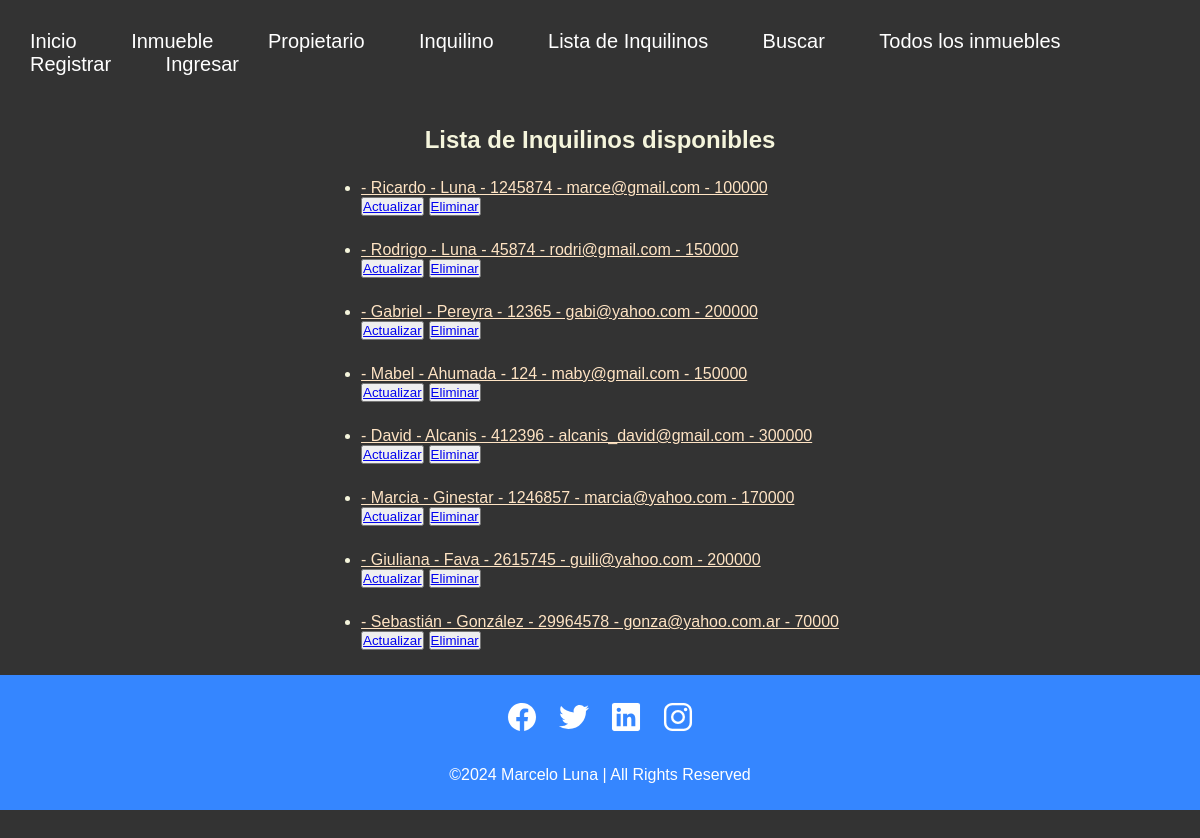
Page /lista-inquilino/ on the committed database.
### app/models.py (models this page shows)
class Inquilino(models.Model):
    nombre = models.CharField(max_length=30)
    apellido = models.CharField(max_length=30)
    telefono = models.IntegerField()
    mail = models.EmailField()
    valor_alquiler = models.IntegerField()
    def __str__(self):
        return f'''- {self.nombre}
                   - {self.apellido}
                   - {self.telefono}
                   - {self.mail}
                   - {self.valor_alquiler}'''

### app/views.py (the view)
# urls.py: path('lista-inquilino/', ListaIquilino.as_view(), name='lista_inquilinos'),
class ListaIquilino (ListView):
    model = Inquilino # utilizamos el modelo para buscar los registros de la tabla correspondiente
    template_name = 'inquilino_list.html' # definimos el html al que le pasaremos los registros como contexto
    context_object_name = 'inquilinos' # definimos el nombre de la variable de contexto

### app/templates/inquilino_list.html
{% extends 'padre.html' %}
{% block contenido_que_cambia %}
<h2>Lista de Inquilinos disponibles</h2>
<ul class="animate__animated animate__fadeInUp">
  {% for inquilino in inquilinos  %}
    <li style="margin-top: 25px;">
        <a href="{% url 'detalle_inquilino' inquilino.id %}" style="color: bisque;">
            {{inquilino}}
        </a>
    </li>
    <div style="display: flex; column-gap: 5px;">
      <button> <a href="{% url 'actualizar_inquilino' inquilino.id %}">Actualizar</a></button>
      <button> <a href="{% url 'eliminar_inquilino' inquilino.id %}">Eliminar</a></button>
    </div>
  {% endfor %}
</ul>
<a href="{% url 'crear_inquilino' %}" style="color: bisque; margin-top: 25px;" class="animate__animated animate__backInUp">Nuevo Inquilino</a>
{% endblock contenido_que_cambia %}

### app/static/css/estilos.css (style rules this page uses)
* { margin: 0; padding: 0; box-sizing: border-box; font-family: "Poppins", sans-serif; }
body { position: relative; margin: 0; padding-bottom: 3em; min-height: 100vh; background: #333; justify-content: flex-end; align-items: flex-end; }

### rows in the picture
Inquilino: nombre+apellido+telefono "- Ricardo - Luna - 1245874 - marce@gmail.com - 100000"
Inquilino: nombre+apellido+telefono "- Rodrigo - Luna - 45874 - rodri@gmail.com - 150000"
Inquilino: nombre+apellido+telefono "- Gabriel - Pereyra - 12365 - gabi@yahoo.com - 200000"
Inquilino: nombre+apellido+telefono "- Mabel - Ahumada - 124 - maby@gmail.com - 150000"
Inquilino: nombre+apellido+telefono "- David - Alcanis - 412396 - alcanis_david@gmail.com - 300000"
Inquilino: nombre+apellido+telefono "- Marcia - Ginestar - 1246857 - marcia@yahoo.com - 170000"
Inquilino: nombre+apellido+telefono "- Giuliana - Fava - 2615745 - guili@yahoo.com - 200000"
Inquilino: nombre+apellido+telefono "- Sebastián - González - 29964578 - gonza@yahoo.com.ar - 70000"
